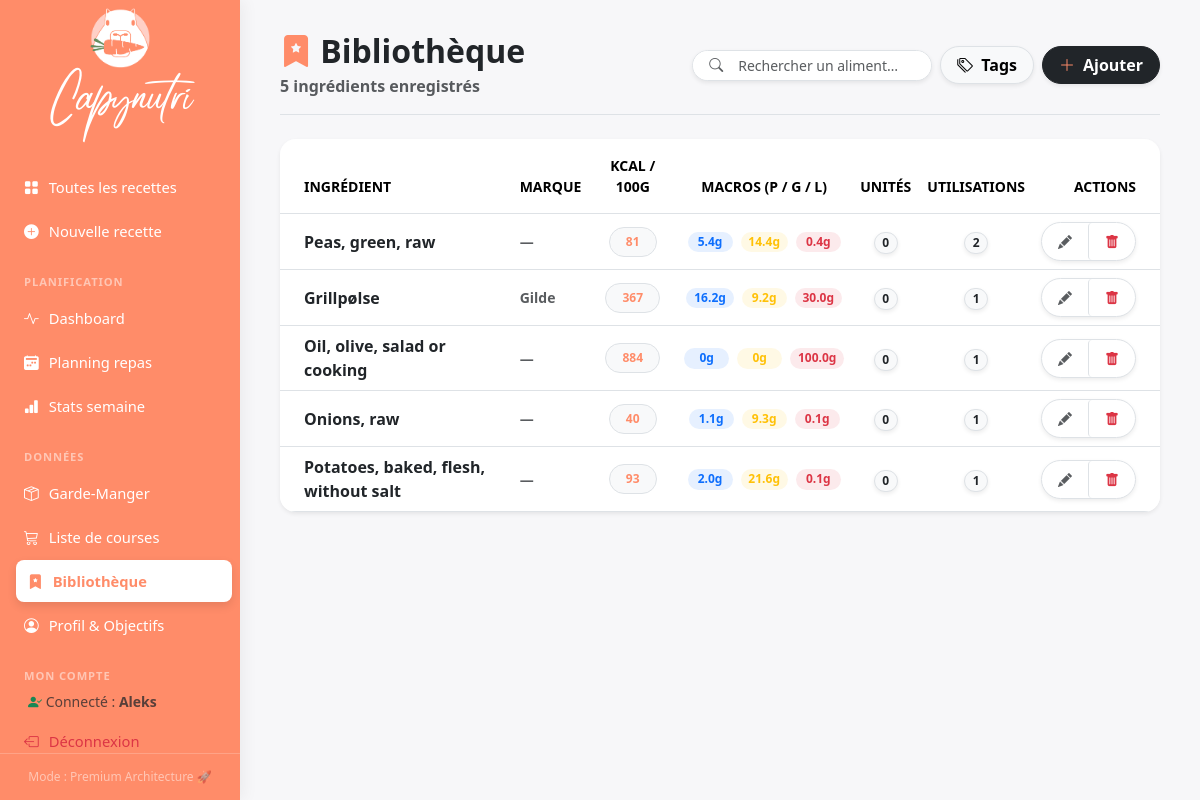
/library (signed in), run on an earlier commit of the app's database.
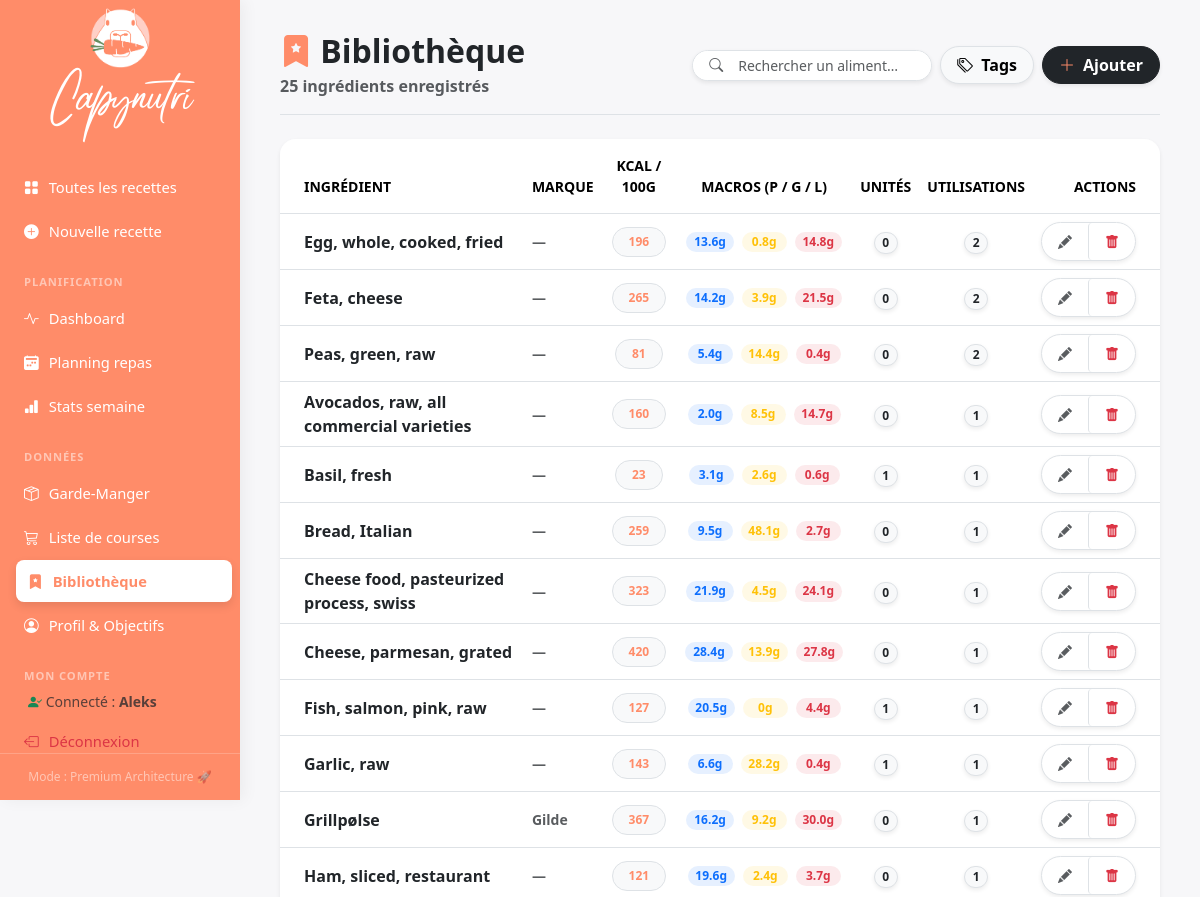
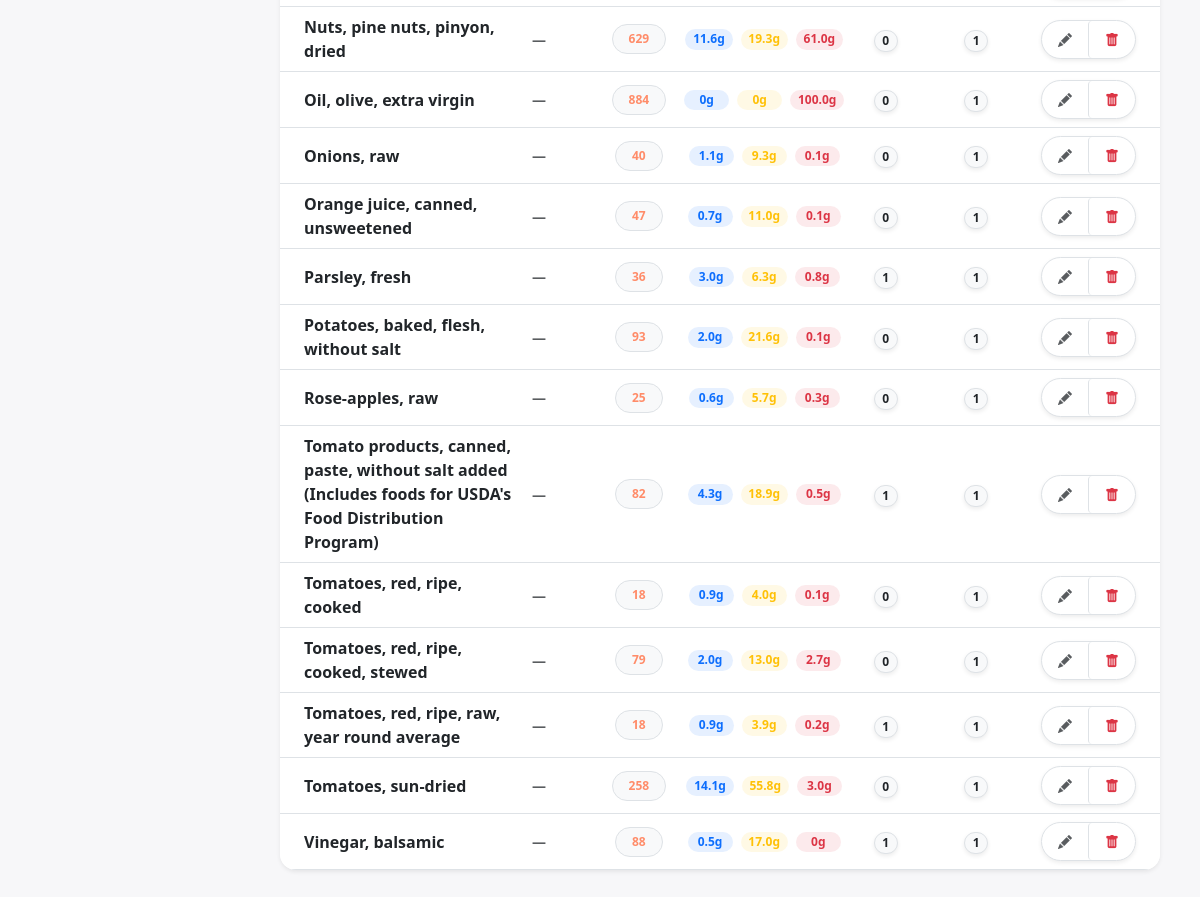
And on a later commit of the database (2 pictures, top to bottom).
### tables this page shows
CREATE TABLE ingredient_library (
                id         INTEGER PRIMARY KEY AUTOINCREMENT,
                name       TEXT NOT NULL,
                search_key TEXT NOT NULL,
                brand      TEXT DEFAULT '',
                barcode    TEXT DEFAULT '',
    kcal_100g  REAL,
    protein_g_100g  REAL,
    carbs_g_100g  REAL,
    fat_g_100g  REAL,
    sugars_g_100g  REAL,
    fiber_g_100g  REAL,
    saturated_g_100g  REAL,
    monounsat_g_100g  REAL,
    polyunsat_g_100g  REAL,
    sodium_mg_100g  REAL,
    calcium_mg_100g  REAL,
    iron_mg_100g  REAL,
    potassium_mg_100g  REAL,
    magnesium_mg_100g  REAL,
    zinc_mg_100g  REAL,
    vit_a_mcg_100g  REAL,
    vit_c_mg_100g  REAL,
    vit_d_mcg_100g  REAL,
    vit_b1_mg_100g  REAL,
    vit_b2_mg_100g  REAL,
    vit_b3_mg_100g  REAL,
    vit_b6_mg_100g  REAL,
    vit_b9_mcg_100g  REAL,
    vit_b12_mcg_100g  REAL,
    cholesterol_mg_100g  REAL,
    trans_fat_g_100g  REAL,
    omega3_g_100g  REAL,
    omega6_g_100g  REAL,
    phosphorus_mg_100g  REAL,
    selenium_mcg_100g  REAL,
    copper_mg_100g  REAL,
    manganese_mg_100g  REAL,
    vit_e_mg_100g  REAL,
    vit_k_mcg_100g  REAL,
                _placeholder INTEGER,
                used_count INTEGER NOT NULL DEFAULT 1,
                updated_at TIMESTAMP DEFAULT CURRENT_TIMESTAMP
            , density_g_ml REAL);

### routes/library.py (the view)
@library_bp.route("/library")
@login_required
def library():
    search = request.args.get("q", "")
    return render_template("library.html", entries=crud.list_library(search=search), search=search)

### app.py (called while the page is built)
@login_manager.user_loader
def load_user(user_id):
    return crud.get_user_by_id(int(user_id))

@app.before_request
def require_login():
    if request.endpoint in PUBLIC_ENDPOINTS or current_user.is_authenticated:
        return None
    if request.endpoint:
        return redirect(url_for('auth.login'))
    return None

### crud.py (called while the page is built)
def get_user_by_id(user_id: int) -> Optional[User]:
    with get_connection() as conn:
        row = conn.execute("SELECT * FROM users WHERE id = ?", (user_id,)).fetchone()
        return User(id=row["id"], username=row["username"], password_hash=row["password_hash"]) if row else None

### db.py (called while the page is built)
def get_connection() -> sqlite3.Connection:
    conn = sqlite3.connect(DB_PATH)
    conn.row_factory = sqlite3.Row
    conn.execute("PRAGMA foreign_keys = ON")
    return conn

### templates/library.html (shortened to what the changed rows need)
{% extends "base.html" %}
{% block content %}
<div class="d-flex flex-column flex-md-row justify-content-between align-items-md-center mb-4 pb-3 border-bottom gap-3">
  <div>
    <h2 class="mb-1 fw-bold text-dark">
      <i class="bi bi-bookmark-star-fill text-accent"></i> Bibliothèque
    </h2>
    <span class="text-muted fw-bold">{{ entries|length }} ingrédient{{ 's' if entries|length != 1 }} enregistré{{ 's' if entries|length != 1 }}</span>
  </div>
</div>
{% if entries %}
<div class="card border-0 shadow-sm rounded-4 overflow-hidden bg-white">
  <div class="table-responsive">
    <table class="table table-hover align-middle mb-0">
      <thead class="bg-light text-uppercase small fw-bold text-muted">
        <tr>
          <th class="ps-4 py-3 border-0">Ingrédient</th>
          <th class="py-3 border-0">Marque</th>
          <th class="py-3 border-0 text-center">kcal / 100g</th>
          <th class="py-3 border-0 text-center">Macros (P / G / L)</th>
          <th class="py-3 border-0 text-center">Unités</th>
          <th class="py-3 border-0 text-center">Utilisations</th>
          <th class="pe-4 py-3 border-0 text-end">Actions</th>
        </tr>
      </thead>
      <tbody class="border-top">
        {% for e in entries %}
        <tr>
          <td class="ps-4">
            <div class="fw-bold text-dark">{{ e.name }}</div>
          </td>
          <td class="text-muted small fw-bold">{{ e.brand or '—' }}</td>
          <td class="text-center">
            <span class="badge bg-light text-accent border rounded-pill px-3 py-2 fw-bold">
              {{ e.kcal_100g|round(0)|int if e.kcal_100g else '—' }}
            </span>
          </td>
          <td class="text-center">
            <div class="d-flex justify-content-center gap-2">
              <span class="badge bg-primary bg-opacity-10 text-primary rounded-pill border-primary border-opacity-25" style="min-width: 45px;">{{ e.protein_g_100g|round(1) if e.protein_g_100g else 0 }}g</span>
              <span class="badge bg-warning bg-opacity-10 text-warning rounded-pill border-warning border-opacity-25" style="min-width: 45px;">{{ e.carbs_g_100g|round(1) if e.carbs_g_100g else 0 }}g</span>
              <span class="badge bg-danger bg-opacity-10 text-danger rounded-pill border-danger border-opacity-25" style="min-width: 45px;">{{ e.fat_g_100g|round(1) if e.fat_g_100g else 0 }}g</span>
            </div>
          </td>
          <td class="text-center">
            <span class="badge rounded-pill bg-light text-dark border fw-bold shadow-sm" style="font-size: 0.75rem;">
              {{ e.unit_count or 0 }}
            </span>
          </td>
          <td class="text-center">
            <span class="badge rounded-pill bg-light text-dark border fw-bold shadow-sm" style="font-size: 0.75rem;">
              {{ e.used_count or 0 }}
            </span>
          </td>
          <td class="pe-4 text-end">
            <div class="btn-group shadow-sm rounded-pill overflow-hidden bg-white border">
              <a href="{{ url_for('library.library_edit', entry_id=e.id) }}" class="btn btn-sm btn-white border-0 py-2 px-3" title="Modifier">
                <i class="bi bi-pencil-fill text-muted"></i>
              </a>
              <form method="post" action="{{ url_for('library.library_delete', entry_id=e.id) }}" id="deleteForm{{ e.id }}" style="display:inline">
                <button type="button" onclick="confirmDeleteLib('{{ e.id }}', '{{ e.name|replace("'", "\\'") }}')" class="btn btn-sm btn-white border-0 py-2 px-3 border-start" title="Supprimer">
                  <i class="bi bi-trash-fill text-danger"></i>
                </button>
              </form>
            </div>
          </td>
        </tr>
        {% endfor %}
      </tbody>
    </table>
  </div>
</div>
{% endif %}
{% endblock %}

What changed in the data, as far as the page shows it:
removed ingredient_library: name "Oil, olive, salad or cooking", brand "—", kcal_100g "884", protein_g_100g "0", carbs_g_100g "0", fat_g_100g "100.0", unit_count "0", used_count "1"
added ingredient_library: name "Egg, whole, cooked, fried", brand "—", kcal_100g "196", protein_g_100g "13.6", carbs_g_100g "0.8", fat_g_100g "14.8", unit_count "0", used_count "2"
added ingredient_library: name "Feta, cheese", brand "—", kcal_100g "265", protein_g_100g "14.2", carbs_g_100g "3.9", fat_g_100g "21.5", unit_count "0", used_count "2"
added ingredient_library: name "Avocados, raw, all commercial varieties", brand "—", kcal_100g "160", protein_g_100g "2.0", carbs_g_100g "8.5", fat_g_100g "14.7", unit_count "0", used_count "1"
added ingredient_library: name "Basil, fresh", brand "—", kcal_100g "23", protein_g_100g "3.1", carbs_g_100g "2.6", fat_g_100g "0.6", used_count "1"
added ingredient_library: name "Bread, Italian", brand "—", kcal_100g "259", protein_g_100g "9.5", carbs_g_100g "48.1", fat_g_100g "2.7", unit_count "0", used_count "1"
added ingredient_library: name "Cheese food, pasteurized process, swiss", brand "—", kcal_100g "323", protein_g_100g "21.9", carbs_g_100g "4.5", fat_g_100g "24.1", unit_count "0", used_count "1"
added ingredient_library: name "Cheese, parmesan, grated", brand "—", kcal_100g "420", protein_g_100g "28.4", carbs_g_100g "13.9", fat_g_100g "27.8", unit_count "0", used_count "1"
added ingredient_library: name "Fish, salmon, pink, raw", brand "—", kcal_100g "127", protein_g_100g "20.5", carbs_g_100g "0", fat_g_100g "4.4", used_count "1"
added ingredient_library: name "Garlic, raw", brand "—", kcal_100g "143", protein_g_100g "6.6", carbs_g_100g "28.2", fat_g_100g "0.4", used_count "1"
added ingredient_library: name "Ham, sliced, restaurant", brand "—", kcal_100g "121", protein_g_100g "19.6", carbs_g_100g "2.4", fat_g_100g "3.7", unit_count "0", used_count "1"
added ingredient_library: name "Nuts, pine nuts, pinyon, dried", brand "—", kcal_100g "629", protein_g_100g "11.6", carbs_g_100g "19.3", fat_g_100g "61.0", unit_count "0", used_count "1"
added ingredient_library: name "Oil, olive, extra virgin", brand "—", kcal_100g "884", protein_g_100g "0", carbs_g_100g "0", fat_g_100g "100.0", unit_count "0", used_count "1"
added ingredient_library: name "Orange juice, canned, unsweetened", brand "—", kcal_100g "47", protein_g_100g "0.7", carbs_g_100g "11.0", fat_g_100g "0.1", unit_count "0", used_count "1"
added ingredient_library: name "Parsley, fresh", brand "—", kcal_100g "36", protein_g_100g "3.0", carbs_g_100g "6.3", fat_g_100g "0.8", used_count "1"
added ingredient_library: name "Rose-apples, raw", brand "—", kcal_100g "25", protein_g_100g "0.6", carbs_g_100g "5.7", fat_g_100g "0.3", unit_count "0", used_count "1"
added ingredient_library: name "Tomato products, canned, paste, without salt added (Includes foods for USDA's Food Distribution Program)", brand "—", kcal_100g "82", protein_g_100g "4.3", carbs_g_100g "18.9", fat_g_100g "0.5", used_count "1"
added ingredient_library: name "Tomatoes, red, ripe, cooked", brand "—", kcal_100g "18", protein_g_100g "0.9", carbs_g_100g "4.0", fat_g_100g "0.1", unit_count "0", used_count "1"
added ingredient_library: name "Tomatoes, red, ripe, cooked, stewed", brand "—", kcal_100g "79", protein_g_100g "2.0", carbs_g_100g "13.0", fat_g_100g "2.7", unit_count "0", used_count "1"
added ingredient_library: name "Tomatoes, red, ripe, raw, year round average", brand "—", kcal_100g "18", protein_g_100g "0.9", carbs_g_100g "3.9", fat_g_100g "0.2", used_count "1"
added ingredient_library: name "Tomatoes, sun-dried", brand "—", kcal_100g "258", protein_g_100g "14.1", carbs_g_100g "55.8", fat_g_100g "3.0", unit_count "0", used_count "1"
added ingredient_library: name "Vinegar, balsamic", brand "—", kcal_100g "88", protein_g_100g "0.5", carbs_g_100g "17.0", fat_g_100g "0", used_count "1"
Also different on the page:
{{ entries|length }}: "5" → "25"
